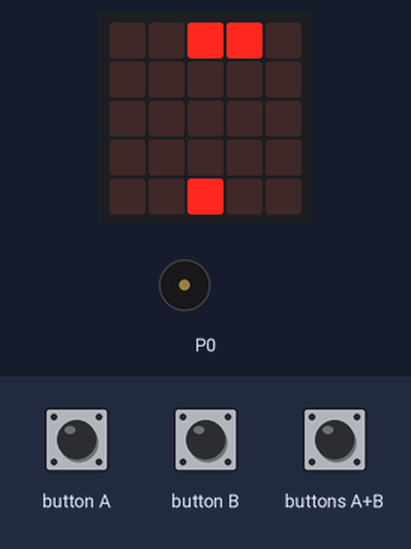
Simulated run of this program. Board: BBC micro:bit (MakeCode). On the bench: the board's 5×5 LED display, buzzer (waves = sounding). The inputs (shaded band) are chosen by the test bench. The short countdown, score and lost-life animations are approximate; the run ends where the board's game-over animation would start. At 11.9 s the program stops and its outputs stay as they are.

Above: at 1.2 s.
1.3 s: button A pressed for 0.15 s
At 1.9 s:
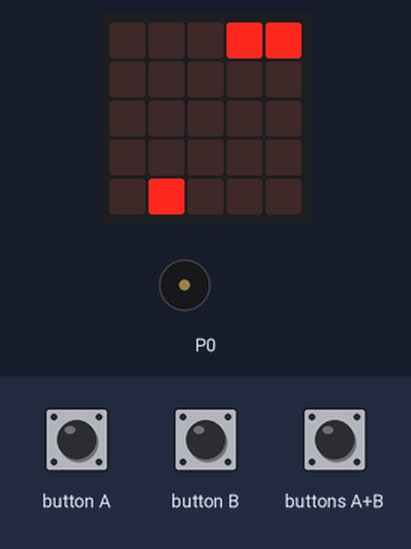
2.0 s: buttons A+B pressed for 1 s
At 3.5 s:
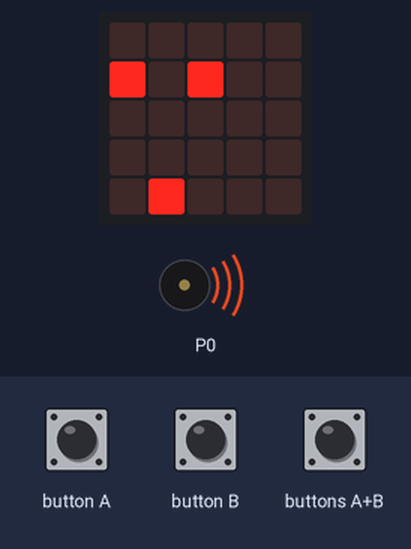
3.6 s: button B pressed for 0.15 s
At 3.91 s:
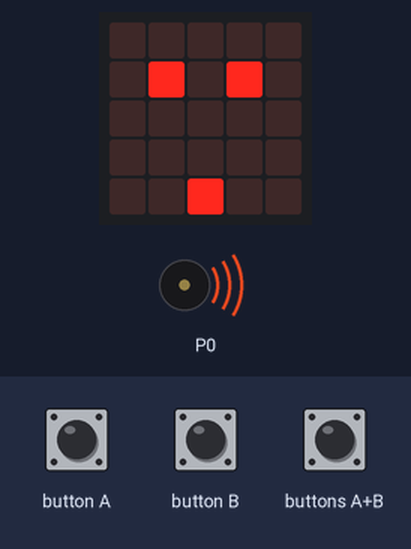
4.3 s: buttons A+B pressed for 0.15 s
At 4.6 s:
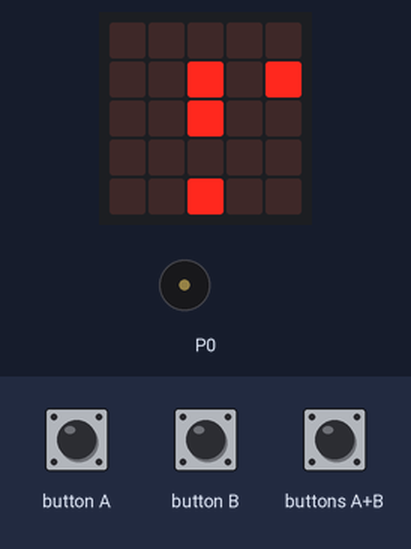
5.0 s: button A pressed for 0.15 s
At 6.0 s:
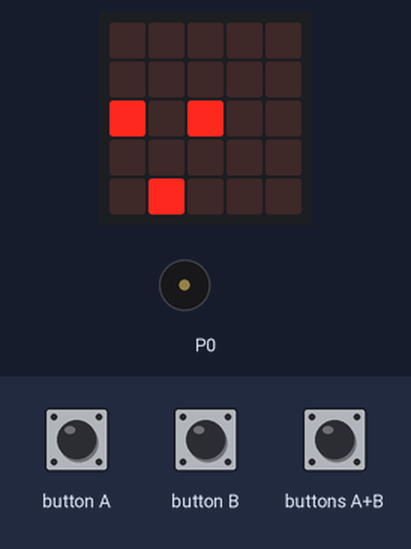
8.1 s: button B pressed for 0.15 s
At 12.1 s:
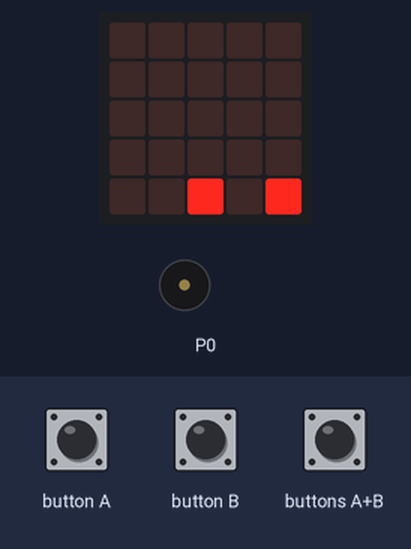
Timing chart, 0 to 13.4 s (numbered marks = the images above; inputs shaded):
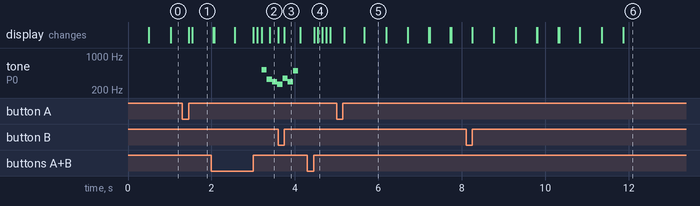

The program:

main.ts
```typescript
input.onButtonPressed(Button.A, function () {
    主角.change(LedSpriteProperty.X, -1)
})
input.onButtonPressed(Button.AB, function () {
    子彈 = game.createSprite(主角.get(LedSpriteProperty.X), 主角.get(LedSpriteProperty.Y))
    for (let index = 0; index < 4; index++) {
        子彈.change(LedSpriteProperty.Y, -1)
        basic.pause(100)
    }
    子彈.delete()
})
input.onButtonPressed(Button.B, function () {
    主角.change(LedSpriteProperty.X, 1)
})
let 子彈: game.LedSprite = null
let 主角: game.LedSprite = null
game.setScore(0)
主角 = game.createSprite(2, 4)
let plane = game.createSprite(0, 0)
let plane1 = game.createSprite(1, 0)
basic.forever(function () {
    if (子彈) {
        if (子彈.isTouching(plane1)) {
            game.addScore(1)
            plane1.set(LedSpriteProperty.Y, 0)
            plane1.set(LedSpriteProperty.Y, 0)
            music.playMelody("C5 E D C F D B - ", 500)
        }
    }
})
basic.forever(function () {
    if (子彈) {
        if (子彈.isTouching(plane)) {
            game.addScore(1)
            plane.set(LedSpriteProperty.X, 0)
            plane.set(LedSpriteProperty.X, 0)
            music.playMelody("C5 E D C F D B - ", 500)
        }
    }
})
basic.forever(function () {
    if (plane.isTouching(主角)) {
        game.gameOver()
        basic.showString("score" + game.score())
    }
})
basic.forever(function () {
    basic.pause(500)
    plane.change(LedSpriteProperty.X, 1)
    if (plane.get(LedSpriteProperty.X) == 4) {
        basic.pause(500)
        plane.set(LedSpriteProperty.X, 0)
        plane.change(LedSpriteProperty.Y, 1)
    }
})
basic.forever(function () {
    basic.pause(500)
    plane1.change(LedSpriteProperty.X, 1)
    if (plane1.get(LedSpriteProperty.X) == 4) {
        basic.pause(500)
        plane1.set(LedSpriteProperty.X, 0)
        plane1.change(LedSpriteProperty.Y, 1)
    }
})
```

test.ts
```typescript
// 在這裡測試；當此封包作為擴充功能時，將不會編譯此內容。
```

Measured:
- after the input at 1.3 s, the display: first changes after 0.15 s (image 1 shows a later state)
- after the input at 2.0 s, tone on P0: silent → 523 Hz after 1.2 s, → 330 Hz 0.13 s later, → 294 Hz 0.13 s later, → 262 Hz 0.13 s later; the display: first differs from a run without the input after 1.0 s (image 2 shows a later state)
- after the input at 3.6 s, the display: first differs from a run without the input after 0.15 s (image 3)
- after the input at 4.3 s, the display: first changes after 0.16 s (image 4 shows a later state)
- after the input at 5.0 s, the display: first changes after 0.19 s (image 5 shows a later state)
- after the input at 8.1 s, the display: first differs from a run without the input after 0.15 s (image 6 shows a later state)
- what the display in image 5 shows lasts 0.5 s, from 5.7 s to 6.2 s
